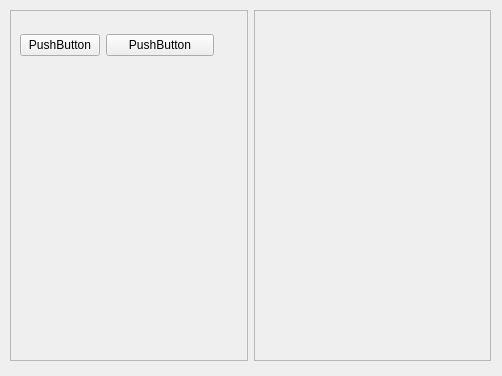
<?xml version="1.0" encoding="UTF-8"?>
<ui version="4.0">
 <class>Widget</class>
 <widget class="QWidget" name="Widget">
  <property name="geometry">
   <rect>
    <x>0</x>
    <y>0</y>
    <width>502</width>
    <height>376</height>
   </rect>
  </property>
  <property name="windowTitle">
   <string>Widget</string>
  </property>
  <widget class="QWidget" name="layoutWidget">
   <property name="geometry">
    <rect>
     <x>10</x>
     <y>10</y>
     <width>481</width>
     <height>351</height>
    </rect>
   </property>
   <layout class="QGridLayout" name="gridLayout">
    <item row="0" column="1">
     <widget class="QFrame" name="frame_2">
      <property name="frameShape">
       <enum>QFrame::StyledPanel</enum>
      </property>
      <property name="frameShadow">
       <enum>QFrame::Raised</enum>
      </property>
     </widget>
    </item>
    <item row="0" column="0">
     <widget class="QFrame" name="frame_1">
      <property name="frameShape">
       <enum>QFrame::StyledPanel</enum>
      </property>
      <property name="frameShadow">
       <enum>QFrame::Raised</enum>
      </property>
      <widget class="QWidget" name="layoutWidget">
       <property name="geometry">
        <rect>
         <x>10</x>
         <y>20</y>
         <width>194</width>
         <height>30</height>
        </rect>
       </property>
       <layout class="QHBoxLayout" name="horizontalLayout">
        <item>
         <widget class="QPushButton" name="pushButton_1">
          <property name="enabled">
           <bool>true</bool>
          </property>
          <property name="sizePolicy">
           <sizepolicy hsizetype="Fixed" vsizetype="Fixed">
            <horstretch>5</horstretch>
            <verstretch>0</verstretch>
           </sizepolicy>
          </property>
          <property name="text">
           <string>PushButton</string>
          </property>
          <property name="checkable">
           <bool>true</bool>
          </property>
          <property name="checked">
           <bool>false</bool>
          </property>
         </widget>
        </item>
        <item>
         <widget class="QPushButton" name="pushButton_2">
          <property name="text">
           <string>PushButton</string>
          </property>
         </widget>
        </item>
       </layout>
      </widget>
     </widget>
    </item>
   </layout>
  </widget>
 </widget>
 <resources/>
 <connections/>
</ui>
